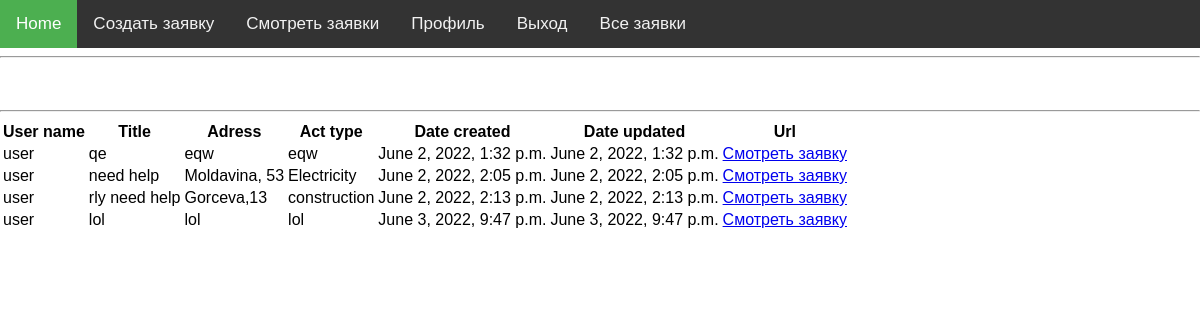
/list/ (signed in), run on an earlier commit of the app's database.
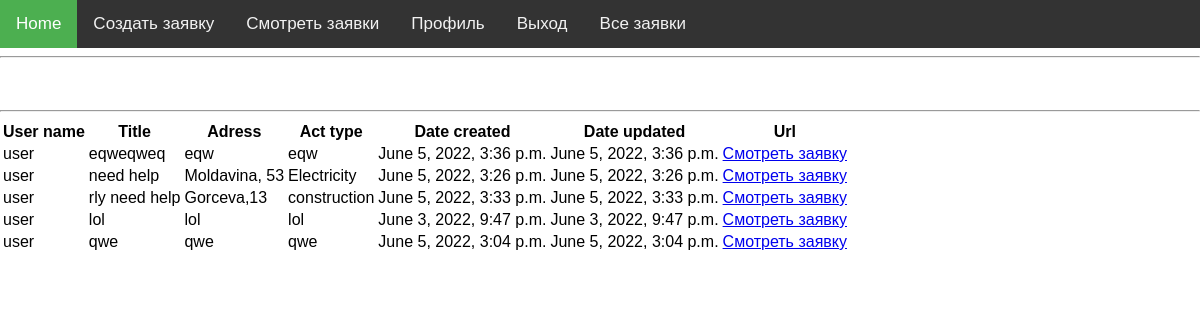
And on a later commit of the database.
### dispatcher/models.py (models this page shows, shortened)
class Act(models.Model):
    user = models.ForeignKey(settings.AUTH_USER_MODEL, on_delete=models.CASCADE)
    date_created = models.DateTimeField(default=timezone.now, editable=False)
    date_updated = models.DateTimeField(auto_now=True)
    title = models.CharField(max_length=100)
    adress = models.CharField(max_length=200)
    act_type = models.CharField(max_length=20)
    text = models.TextField()
    class ActProcesses(models.TextChoices):
        waiting = 'Ожидание принятия заявки'
        accepted = 'Заявки принята'
        returned = 'Заявка возвращена'
    act_processing = models.CharField(max_length=25, choices=ActProcesses.choices, default=ActProcesses.waiting)
    do_until = models.DateTimeField(null=True)

### dispatcher/views.py (the view)
# urls.py: path('list/',views.act_list, name='act_list'),
@login_required
def act_list(request):
    current_user = request.user
    queryset = Act.objects.filter(user_id=current_user)
    return render(request, 'dispatcher/act_list.html', {'acts':queryset})

### templates/dispatcher/act_list.html (shortened to what this page needs)
<!DOCTYPE html>
{% extends "dispatcher/base.html" %}
    {% block content %}
<br>
<br>
 <hr>
<table>
  <thead>
    <tr>
      <th>User name</th>
      <th>Title</th>
      <th>Adress</th>
      <th>Act type</th>
      <th>Date created</th>
      <th>Date updated</th>
      <th>Url</th>
    </tr>
  </thead>
  <tbody>
    {% for act in acts %}
    <tr>
      <td>{{act.user}}</td>
      <td>{{act.title}}</td>
      <td>{{act.adress}}</td>
      <td>{{act.act_type}}</td>
      <td>{{act.date_created}}</td>
      <td>{{act.date_updated}}</td>
      <td><a href="http://127.0.0.1:8000/act/{{act.id}}">Смотреть заявку</a></td>
    </tr>
    {% endfor %}
  </tbody>
</table>
  {% endblock %}

What changed in the data, as far as the page shows it:
changed Act "eqw": title "qe" → "eqweqweq"; date_created "June 2, 2022, 1:32 p.m." → "June 5, 2022, 3:36 p.m."; date_updated "June 2, 2022, 1:32 p.m." → "June 5, 2022, 3:36 p.m."
changed Act "need help": date_created "June 2, 2022, 2:05 p.m." → "June 5, 2022, 3:26 p.m."; date_updated "June 2, 2022, 2:05 p.m." → "June 5, 2022, 3:26 p.m."
changed Act "rly need help": date_created "June 2, 2022, 2:13 p.m." → "June 5, 2022, 3:33 p.m."; date_updated "June 2, 2022, 2:13 p.m." → "June 5, 2022, 3:33 p.m."
added Act: user "user", title "qwe", adress "qwe", act_type "qwe", date_created "June 5, 2022, 3:04 p.m.", date_updated "June 5, 2022, 3:04 p.m."
